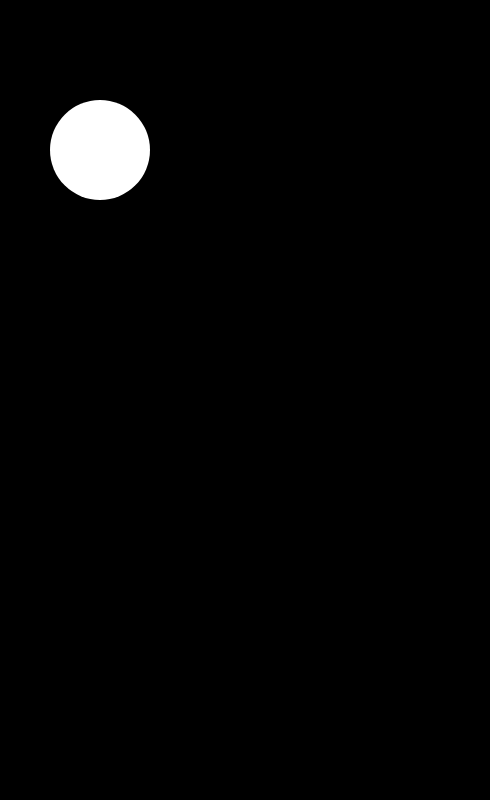
Frame 1 (no input)
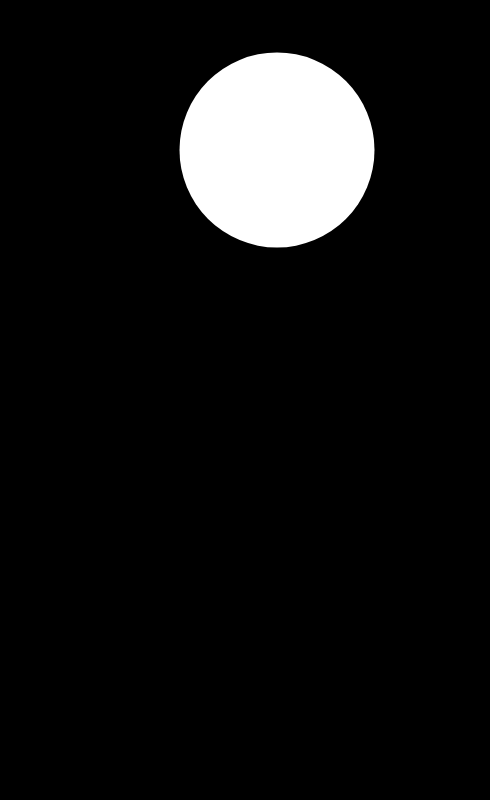
Frame 60 (no input)
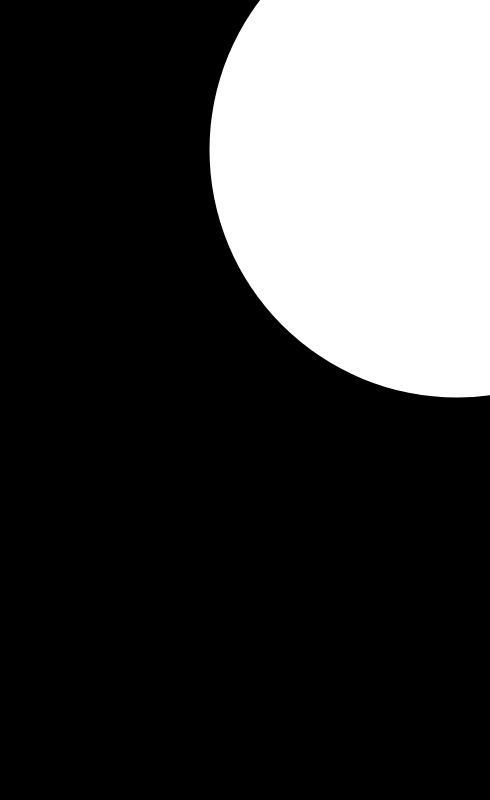
Frame 120 (the mouse pressed at the canvas centre since frame 60)

The p5.js sketch that drew these frames (run headless with seeded random() and noise() and a simulated clock; from frame 60 on, the mouse is pressed at the canvas centre):

// p5.js sketch
// ── sketch.js
let circleX = 100;
let circleW = 100;

function setup() {
  createCanvas(490, 800);
}

function draw() {
  background(0);
  noStroke();
  fill(255);
  circle(circleX, 150, circleW);

  circleX = circleX + 3;
  circleW = circleW - 5;
}
